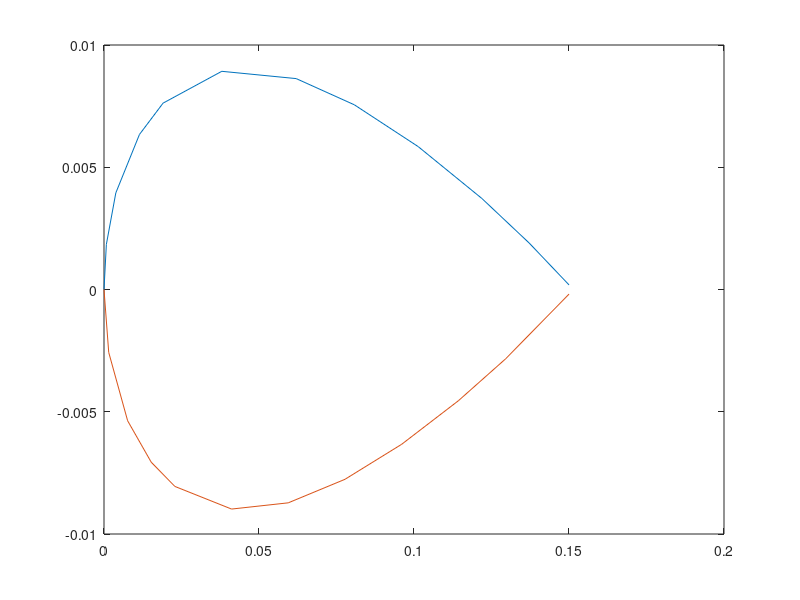

Recreate this plot in MATLAB.
clear all 
close all

% Part 1
Temp_I = 21.2+273.15; % Deg C
Temp_F = 22.6+273.15; % Deg C
Pres_I = 102268; % Pa
Pres_F = 102235; % Pa
R = 8.314; % J/molK
MW = 28.97/1000; % g/mol

Density_I = (MW*Pres_I)/(R*Temp_I); % kg/m3
Density_F = (MW*Pres_F)/(R*Temp_F); % kg/m3

% Part 2



AoA_Foil_0  = [1.6,3.2,2.95,3.54,3.85,3.57,3.79,3.65,3.52,3.05,3.31,3.16,2.98,2.55,3.65,3.44,3.21,3.5,3.4,3.31,2.91,3.14,.49].*0.0254;
AoA_Foil_9  = [1.6,3.2,7,5.9,5.25,4.4,4.2,3.8,3.55,3.05,3.25,3.15,1.6,2.2,2.6,2.65,2.7,3.05,3.1,3.05,2.7,2.9,.45].*0.0254;
AoA_Foil_18 = [1.6,3.25,4.05,3.95,4.00,3.7,4.1,4.15,4.2,3.65,4.0,3.85,1.5,1.9,2.25,2.35,2.5,2.9,3.0,3.1,2.85,3.25,0.5].*0.0254;

Den_Water = 998; %kg/m3
Gravity = 9.81; %m/s2

Pres_Foil_0 =  Pres_I - Den_Water*Gravity.*AoA_Foil_0;
Pres_Foil_9 =  Pres_I - Den_Water*Gravity.*AoA_Foil_9;
Pres_Foil_18 =  Pres_I - Den_Water*Gravity.*AoA_Foil_18;

% Part 3
Vel_Foil_0 = sqrt((2/Density_I)*(Pres_Foil_0(1)-Pres_Foil_0(2)));
Vel_Foil_9 = sqrt((2/Density_I)*(Pres_Foil_9(1)-Pres_Foil_9(2)));
Vel_Foil_18 = sqrt((2/Density_I)*(Pres_Foil_18(1)-Pres_Foil_18(2)));
Vel_Foil_Mean = mean([Vel_Foil_0,Vel_Foil_9,Vel_Foil_18]);

% Part 4
AoAs = [-9,-6,-3,0,3,6,9,12,15,18,21];
L_Force = [-9.3,-6.3,-3,0.4,3.3,6.3,9,11.5,13.5,11.1,10.8];
D_Force = [1.5,1.1,0.8,0.75,0.85,1.1,1.5,1.95,2.5,5.1,5.7];
A = .15*.30; % Chord * Span
C_L = L_Force/(.5*Density_I*(Vel_Foil_Mean^2)*A);
C_D = D_Force/(.5*Density_I*(Vel_Foil_Mean^2)*A);

C_L_Fit = polyfit(AoAs,C_L,1);
Zero = -C_L_Fit(2)/C_L_Fit(1); % This says we dont need to adjust at all, below +-0.5 degrees



% Part 5

plot(AoAs,C_L,AoAs,C_D)
xlabel('Angle of Attack (\circ)')
ylabel('Coefficient of Lift/Drag ( )')
legend('Coefficent of Lift','Coefficient of Drag','location','northwest')


% Part 6

plot(AoAs,C_L./C_D)
xlabel('Angle of Attack (\circ)')
ylabel('Ratio of C_L and C_D ( )')


% Part 7

AoA_Foil_0_T  = [AoA_Foil_0(1),AoA_Foil_0(3:12),AoA_Foil_0(12)];
AoA_Foil_9_T  = [AoA_Foil_0(1),AoA_Foil_0(3:12),AoA_Foil_0(12)];
AoA_Foil_18_T = [AoA_Foil_0(1),AoA_Foil_0(3:12),AoA_Foil_0(12)];

AoA_Foil_0_B  = [AoA_Foil_0(1),AoA_Foil_0(13:22),AoA_Foil_0(22)];
AoA_Foil_9_B  = [AoA_Foil_0(1),AoA_Foil_0(13:22),AoA_Foil_0(22)];
AoA_Foil_18_B = [AoA_Foil_0(1),AoA_Foil_0(13:22),AoA_Foil_0(22)];


AoA_Foil_0_T_1  = AoA_Foil_0_T-(AoA_Foil_0(end));
AoA_Foil_9_T_1  = AoA_Foil_9_T-(AoA_Foil_9(end));
AoA_Foil_18_T_1 = AoA_Foil_18_T-(AoA_Foil_18(end));

AoA_Foil_0_B_1  = AoA_Foil_0_B-(AoA_Foil_0(end));
AoA_Foil_9_B_1  = AoA_Foil_9_B-(AoA_Foil_9(end));
AoA_Foil_18_B_1 = AoA_Foil_18_B-(AoA_Foil_18(end));


Pres_Foil_0_1_T =  -Den_Water*Gravity.*AoA_Foil_0_T_1;
Pres_Foil_9_1_T =  -Den_Water*Gravity.*AoA_Foil_9_T_1;
Pres_Foil_18_1_T = -Den_Water*Gravity.*AoA_Foil_18_T_1;
Pres_Foil_0_1_B =  -Den_Water*Gravity.*AoA_Foil_0_B_1;
Pres_Foil_9_1_B =  -Den_Water*Gravity.*AoA_Foil_9_B_1;
Pres_Foil_18_1_B = -Den_Water*Gravity.*AoA_Foil_18_B_1;

Pres_Foil_0_T =  Pres_Foil_0_1_T(1:12);
Pres_Foil_9_T =  Pres_Foil_9_1_T(1:12);
Pres_Foil_18_T = Pres_Foil_18_1_T(1:12);
Pres_Foil_0_B =  Pres_Foil_0_1_B(1:12);
Pres_Foil_9_B =  Pres_Foil_9_1_B(1:12);
Pres_Foil_18_B = Pres_Foil_18_1_B(1:12);


c = .15; % Chorde Length
t = .12;% Thickness to chord
L = .30; % Span

x_top = [0,0.76, 3.81, 11.43, 19.05, 38, 62, 80.77, 101.35, 121.92, 137.16,150]./1000;
x_bot = [0,1.52,7.62,15.24,22.86,41.15,59.44,77.73,96.02,114.3,129.54,150]./1000; 

y_top =5*c*t.*( (.2969.*sqrt(x_top/c))-(.1260.*x_top/c)-(.3516.*(x_top/c).^2)+(.2843.*(x_top/c).^3)-(.1015.*(x_top/c).^4));
y_bot =-5*c*t.*( (.2969.*sqrt(x_bot/c))-(.1260.*x_bot/c)-(.3516.*(x_bot/c).^2)+(.2843.*(x_bot/c).^3)-(.1015.*(x_bot/c).^4));

plot(x_top,y_top,x_bot,y_bot)

% Pres_Foil_0_T = ones(1, length(y_top));
% Pres_Foil_0_B = ones(1, length(y_top));


% Top Stuff
for i = 1:length(y_top)-1
    theta = atan((y_top(i+1)-y_top(i))/(x_top(i+1)-x_top(i)));
    Drag_Top_0(i)  = L*(x_top(i+1)-x_top(i))*((Pres_Foil_0_T(i)+Pres_Foil_0_T(i+1))/2)*tan(theta);
    Drag_Top_9(i)  = L*(x_top(i+1)-x_top(i))*((Pres_Foil_9_T(i)+Pres_Foil_9_T(i+1))/2)*tan(theta);
    Drag_Top_18(i)  = L*(x_top(i+1)-x_top(i))*((Pres_Foil_18_T(i)+Pres_Foil_18_T(i+1))/2)*tan(theta);
    Lift_Top_0(i)  = -L*(x_top(i+1)-x_top(i))*((Pres_Foil_0_T(i)+Pres_Foil_0_T(i+1))/2);
    Lift_Top_9(i)  = -L*(x_top(i+1)-x_top(i))*((Pres_Foil_9_T(i)+Pres_Foil_9_T(i+1))/2);
    Lift_Top_18(i)  = -L*(x_top(i+1)-x_top(i))*((Pres_Foil_18_T(i)+Pres_Foil_18_T(i+1))/2);

    b_theta = atan((y_bot(i+1)-y_bot(i))/(x_bot(i+1)-x_bot(i)));
    Drag_Bot_0(i)  = -L*(x_bot(i+1)-x_bot(i))*((Pres_Foil_0_B(i)+Pres_Foil_0_B(i+1))/2)*tan(b_theta);
    Drag_Bot_9(i)  = -L*(x_bot(i+1)-x_bot(i))*((Pres_Foil_9_B(i)+Pres_Foil_9_B(i+1))/2)*tan(b_theta);
    Drag_Bot_18(i) = -L*(x_bot(i+1)-x_bot(i))*((Pres_Foil_18_B(i)+Pres_Foil_18_B(i+1))/2)*tan(b_theta);
    Lift_Bot_0(i)  = L*(x_bot(i+1)-x_bot(i))*((Pres_Foil_0_B(i)+Pres_Foil_0_B(i+1))/2);
    Lift_Bot_9(i)  = L*(x_bot(i+1)-x_bot(i))*((Pres_Foil_9_B(i)+Pres_Foil_9_B(i+1))/2);
    Lift_Bot_18(i) = L*(x_bot(i+1)-x_bot(i))*((Pres_Foil_18_B(i)+Pres_Foil_18_B(i+1))/2);
end

d_top_tot_0  = sum(Drag_Top_0)
d_bot_tot_0  = sum(Drag_Bot_0)

d_top_tot_0  = sum(Lift_Top_0)
d_bot_tot_0  = sum(Lift_Bot_0)










